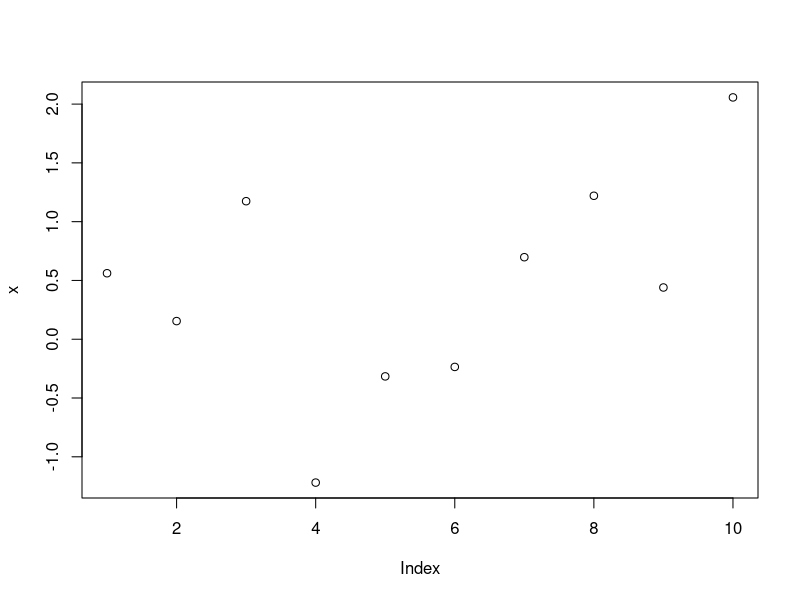
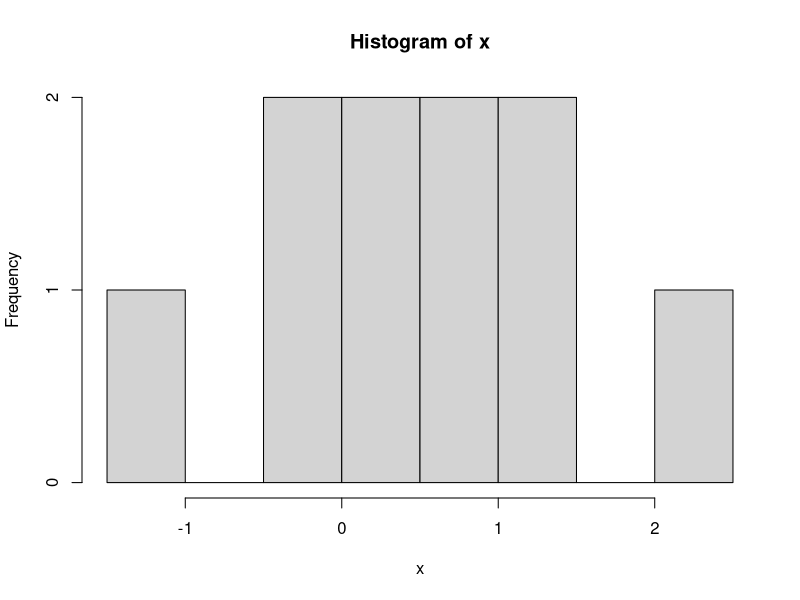
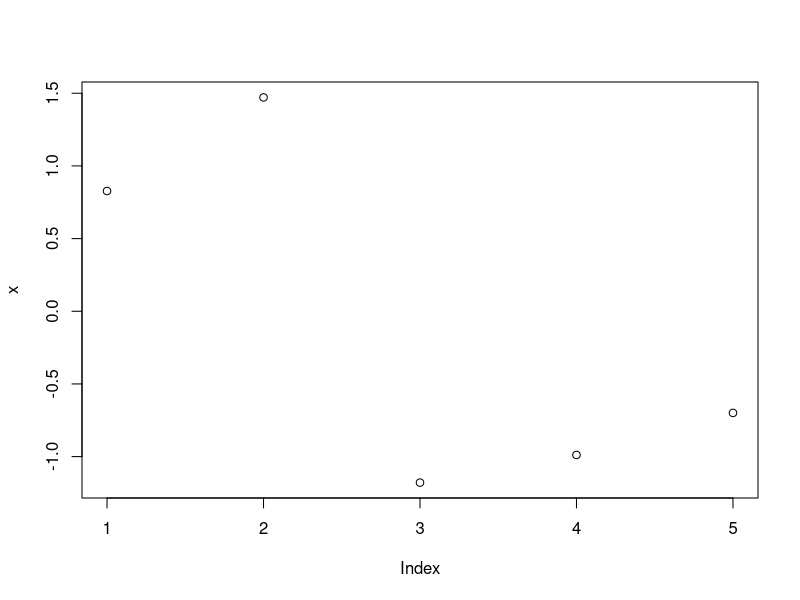
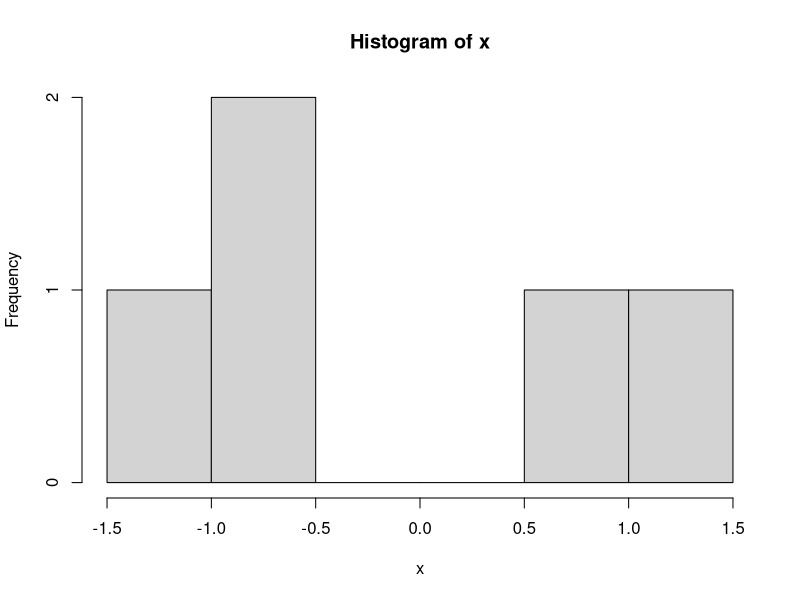
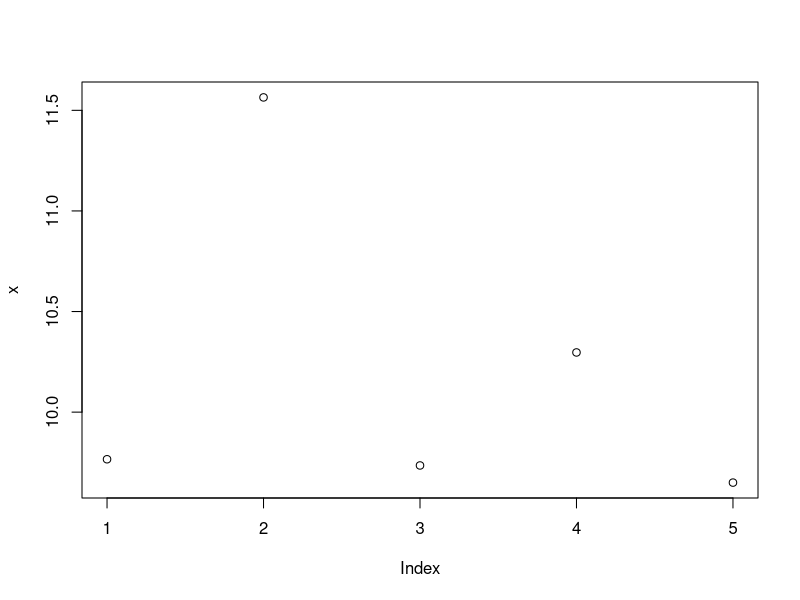
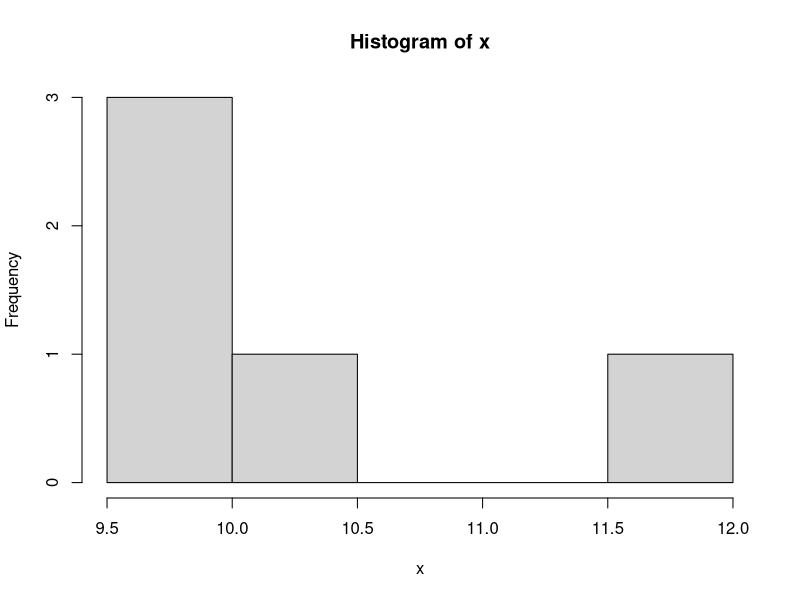
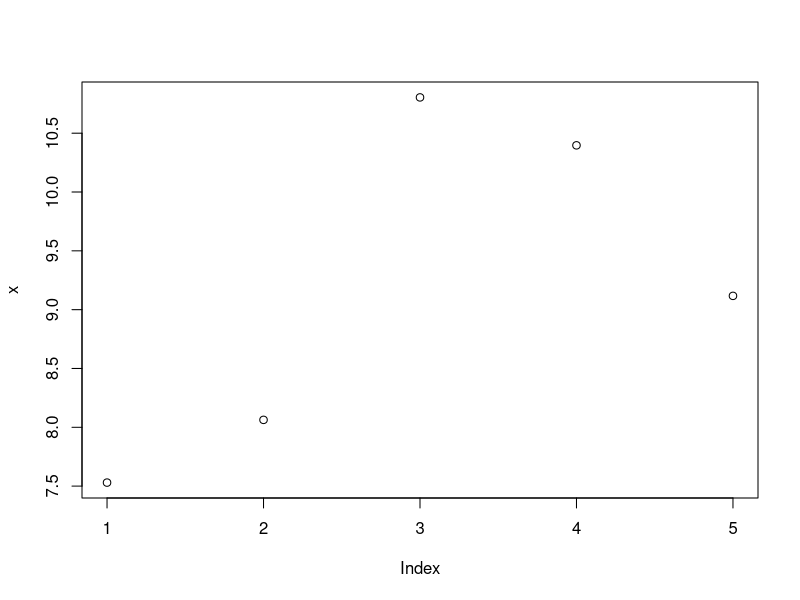
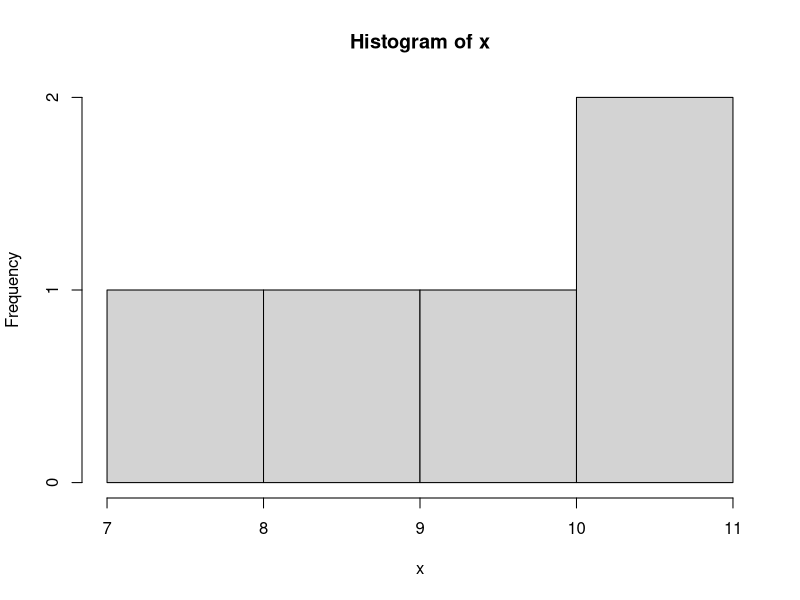

These charts were generated, in order, by the following R code:
#Lab 3

# Printing Normal Distribution
x <-rnorm(5)
x

# Printing Normal Distribution Using Vector Math
N <-100000
a <-rnorm(N)
b <- rnorm(N)

#Vectorized approach
c <- a * b
c

# Printing Help Page
?rnorm

# Printing Normal Distribution Using Various Parameters
X <- rnorm(5)
X
X <- rnorm( 5, 10, 1)
X
X <- rnorm (5, 10)
X
X <- rnorm(5, mean=10, sd = 1)
X
X <- rnorm(5, sd=1, mean=10)
X
X <- rnorm(5, sd=1)
X

# Plot Normal Distribution
x <-rnorm(10)
plot(x)
hist(x)

# Plot Normal Distribution
x <-rnorm(5)
plot(x)
hist(x)

# Plot Normal Distribution
x <-rnorm(5, 10, 1)
plot(x)
hist(x)

# Plot Normal Distribution
x <-rnorm(5, 10)
plot(x)
hist(x)

# Plot Normal Distribution
x <-rnorm(5, 1, 10)
plot(x)
hist(x)

# Plot Normal Distribution
x <-rnorm(5, 1)
plot(x)
hist(x)


# Print Normal Distribution Using Basic R statistics tools
x <-rnorm(80000)
plot(x)
hist(x)
head(x)
tail(x)
range(x)
summary(x)
boxplot(x)

# Classwork
# Generate the vector of numbers
x <-rnorm(100000)

# count how many are between -1 and 1
count <- 0
for (i in x)
  if (i>-1 & i<1)
    count <- count+1

# Get and print the percentage, should be around 68%
percent <- count/length(x)
percent